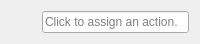
<?xml version="1.0" encoding="UTF-8"?>
<ui version="4.0">
 <class>ButtonActionSelectorWidget</class>
 <widget class="QWidget" name="ButtonActionSelectorWidget">
  <property name="enabled">
   <bool>true</bool>
  </property>
  <property name="geometry">
   <rect>
    <x>0</x>
    <y>0</y>
    <width>200</width>
    <height>33</height>
   </rect>
  </property>
  <property name="sizePolicy">
   <sizepolicy hsizetype="Preferred" vsizetype="Fixed">
    <horstretch>0</horstretch>
    <verstretch>0</verstretch>
   </sizepolicy>
  </property>
  <property name="minimumSize">
   <size>
    <width>200</width>
    <height>0</height>
   </size>
  </property>
  <property name="locale">
   <locale language="English" country="UnitedStates"/>
  </property>
  <layout class="QHBoxLayout" name="horizontalLayout_2">
   <item>
    <widget class="QPushButton" name="actionSelectionButton">
     <property name="maximumSize">
      <size>
       <width>25</width>
       <height>16777215</height>
      </size>
     </property>
     <property name="flat">
      <bool>true</bool>
     </property>
    </widget>
   </item>
   <item>
    <widget class="Wacom::ButtonActionDisplayWidget" name="actionNameDisplayWidget">
     <property name="readOnly">
      <bool>true</bool>
     </property>
     <property name="placeholderText">
      <string extracomment="Click to assign an action (shortcut) to a tablet button.">Click to assign an action.</string>
     </property>
    </widget>
   </item>
  </layout>
 </widget>
 <customwidgets>
  <customwidget>
   <class>Wacom::ButtonActionDisplayWidget</class>
   <extends>QLineEdit</extends>
   <header>buttonactiondisplaywidget.h</header>
  </customwidget>
 </customwidgets>
 <resources/>
 <connections/>
</ui>
